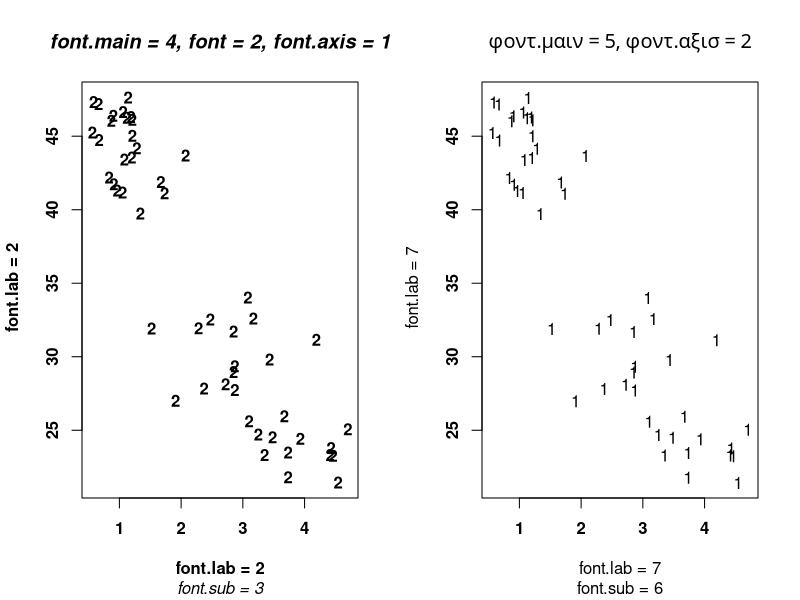

Write R code to recreate this figure.
par( mfrow=c( 1, 2 ) )

ord = order( 
  LifeCycleSavings$pop75 
)
pop75.ordered = LifeCycleSavings$pop75[ ord ]
pop15.ordered = LifeCycleSavings$pop15[ ord ]

plot( 
  pop75.ordered, 
  pop15.ordered,  
  main="font.main = 4, font = 2, font.axis = 1", 
  sub="font.sub = 3", 
  xlab="font.lab = 2", 
  ylab=" font.lab = 2", 
  pch="2", 
  font=2, 
  font.main=4, 
  font.sub=3, 
  font.lab=2, 
  font.axis=1 
  )

plot( 
  pop75.ordered, 
  pop15.ordered, 
  main="font.main = 5, font.axis = 2", 
  sub="font.sub = 6", 
  xlab="font.lab = 7", 
  ylab=" font.lab = 7", 
  pch="1", 
  font.main=5, 
  font.sub=6, 
  font.lab=7, 
  font.axis=2 
  )

par( mfrow=c(1, 1 ) )
